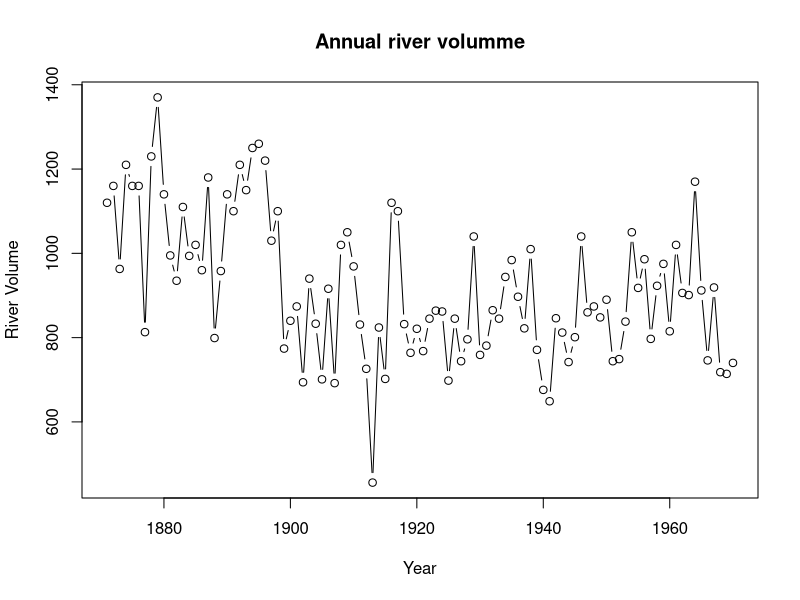
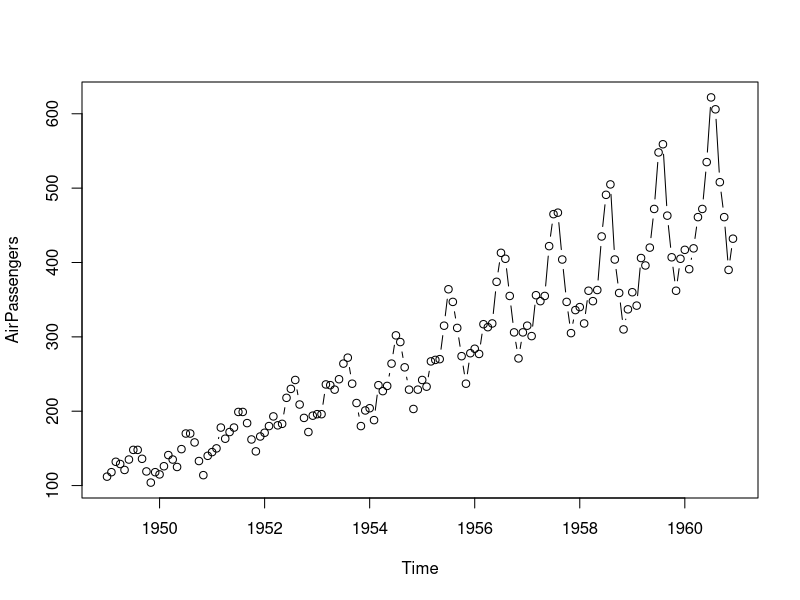

These charts were generated, in order, by the following R code: (Note: this script raises an error after producing the figures.)
################################################################################################################### 
#                                             Time Series Basics
###################################################################################################################

## using the Nile dataset
data(Nile)
print(Nile)
plot(Nile, xlab="Year", ylab="River Volume", main="Annual river volumme", type="b")   # can change "b" to "l"

start(Nile)  # start of measurements (time) > in this case year 1871 > can be observed with print(Nile)
end(Nile)    # last observation (time) > in this case year 1970  
frequency(Nile)  # how many observations oer unit time
deltat(Nile)     # observation time increment (fixed time interval between observations)
time(Nile)       # vector of tie indices
cycle(Nile)     # position of the cycle of each observation


## using the AirPassengers dataset
data(AirPassengers)
print(AirPassengers)
plot(AirPassengers, type="b")
start(AirPassengers)
end(AirPassengers)
frequency(AirPassengers)
deltat(AirPassengers)
time(AirPassengers)
cycle(AirPassengers)

#####################################################################################################################
#                                         Time Series Object
#####################################################################################################################

is.ts() # check if time series object

data=rnorm(50,1,2.5)
print(data)
plot(data, type="l")

time_series_quarterly=ts(data, start=2004, frequency=4)  # by specifying frequency > we put data in quarters
print(time_series_quarterly)
plot(time_series_quarterly)

time_series_monthly=ts(data, start=2004, frequency=12)  # by specifying frequency > we put data in months
print(time_series_monthly)
plot(time_series_monthly)
ts.plot(time_series_monthly)


####### European Stock Market
data(EuStockMarkets)
start(EuStockMarkets)
end(EuStockMarkets)
frequency(EuStockMarkets)

### see difference between plot and ts.plot

plot(EuStockMarkets)

ts.plot(EuStockMarkets, col=1:4, xlab="Year", ylab="Index Value",
        main="Major European Stocks from 1991-1998")

#### trend splotting

# use log transformation > linearize rapid growth trends
# use diff() > remove linear trends > changes in obserations
# use diff( ,lag=s) > remove seasonal differencing

dimnames(EuStockMarkets)
dax=EuStockMarkets[ ,1]  #> isolate just the dax time series
smi=EuStockMarkets[ ,2]
cac=EuStockMarkets[ ,3]
ftse=EuStockMarkets[ ,4]

ts.plot(dax)
plot(decompose(dax))

linear_dax=log(dax);ts.plot(linear_dax); length(linear_dax)
dz_dax=diff(dax); ts.plot(dz_dax); length(dz_dax)
dz_dax_s4=diff(dax,lag=4);ts.plot(dz_dax_s4); length(dz_dax_s4)  
dz_dax_s12=diff(dax,lag=12);ts.plot(dz_dax_s12); length(dz_dax_s12)
# we put 4 for quartely and 12 for monthly seasonal


##################### log returns #################################
dax_logReturns=diff(log(dax))
ts.plot(dax_logReturns)

##################### analysis plots ############################

stock=dax   # define our stock, we can change later

plot(decompose(stock))  # plot1

par(mfrow=c(2,2))
ts.plot(log(stock), main="log transform");ts.plot(diff(stock), main="difference");
ts.plot(diff(stock, lag=4), main="quaterly diff");ts.plot(diff(stock, lag=12), main="monhtly diff")

#################### asset pricing vs returns

### working with stock prices
ts.plot(cbind(dax,smi), col=c("red","blue"))     
plot(dax,smi, col=c("red","blue")) # see strong relationship in prices
### working with log returns
ts.plot(cbind(diff(log(dax)), diff(log(smi))), col=c("red","blue"))
plot(diff(log(dax)),diff(log(smi)), col=c("red","blue"))   # see strong relationship in log returns


### working with percent returns
eu_percent_returns=ts((EuStockMarkets[-1,]/EuStockMarkets[-1860,]-1)*100, 
                      start=c(1991,130),
                      frequency=260)

colMeans(eu_percent_returns)  # generate mean returns for each stock
apply(eu_percent_returns,2,var)
apply(eu_percent_returns,2,sd) # this is the risk


par(mfrow=c(2,2))  # plot histogram for each stock > percent returns
apply(eu_percent_returns, MARGIN=2, FUN=hist, main="Percent retruns")
# plot qqplot for each stock > percent returns
apply(eu_percent_returns, MARGIN=2, FUN=qqnorm, main="Percent retruns")
qqline(eu_percent_returns)


### plotting pairs of data
plot(EuStockMarkets)
pairs(EuStockMarkets)  # scatterplot matrix of prices

plot(diff(log(EuStockMarkets)))
pairs(diff(log(EuStockMarkets)))  # scatterplot matrix of returns


################## correlation and autocorrelation

#correlation and covariance are very impt for finance
mean(EuStockMarkets[1,]) # average price of DAX
mean(diff(log(EuStockMarkets[1,])))  # measures returns of DAX
sd(EuStockMarkets[1,])   #> measures risk of DAX
cor(EuStockMarkets)

# autocorrelation > study how each observation realted to recent past
#                 > more predictable
#  lag=1 cor=0.89  > if yesterday is high, today is likely to be high and viceversa
#  lag=2 cor=0.77  > if 2 days ago is high, today is also likely to be high

acf(dax, plot=FALSE)  # give the autocorrelation matrix across a series of days
acf(dax, plot=TRUE)

acf(dax, lag.max=10, plot=FALSE)  # define how many periods with lag.max


##########################################################################################
#                                   MODELS
##########################################################################################

##################### White Noise Model ############################################
     # stable stationary
     # over time > a fixed constant mean, constant variance, no correlation over time
     # no clear pattern
     # c(0,0,0)  > refers to white noise model

### simulation WN model
white_noise1=arima.sim(model=list(order=c(0,0,0)),n=100)
ts.plot(white_noise1)

white_noise2=arima.sim(model=list(order=c(0,0,0)),n=100, mean=120, sd=10)
ts.plot(white_noise2)

# > take note these are just simulations

### fit white noise model to our data (dax)

WNdax=arima(dax, order=c(0,0,0))
mean(dax)
var(dax)
WN_fitted=dax-residuals(WNdax)
ts.plot(dax)
points(WN_fitted, type="l", col="red", lty=2)

####################### Random Walk Model #######################################
        # unstable, non-stationary
        # over time > no specifice mean or variance, strong dependence over time,
        #            > its changes or increments are white noise (stable, stationary)
        # c(0,1,0)  > refers to randomw walk model

### simulation RW model
par(mfrow=c(2,2))
random_walk1=arima.sim(model=list(order=c(0,1,0)),n=100)
ts.plot(random_walk1)
random_walk1_diff=diff(random_walk1)
ts.plot(random_walk1_diff)
model_wn1=arima(random_walk1_diff, order=c(0,0,0)) # fit WN model to diff data
int_model_wn1=model_wn1$coef
ts.plot(random_walk1); abline(0, int_model_wn1)


random_walk2=arima.sim(model=list(order=c(0,1,0)),n=100, mean=1)
ts.plot(random_walk2)
random_walk2_diff=diff(random_walk2)
ts.plot(random_walk2_diff)
model_wn2=arima(random_walk2_diff, order=c(0,0,0))
int_model_wn2=model_wn2$coef
ts.plot(random_walk2); abline(0, int_model_wn2)

### fit random walk model to our data (dax)

RWdax=arima(dax, order=c(0,1,0))
mean(dax)
var(dax)
RW_fitted=dax-residuals(RWdax)
ts.plot(dax)
points(RW_fitted, type="l", col="red", lty=2)

######################## autoregressive model #######################################

# todays observation is regressed on yesterday's observation
# c(1,0,0)  > refers to AR model

### simulation AR model
x=arima.sim(model=list(ar=0.5), n=100)
y=arima.sim(model=list(ar=0.9), n=100)
z=arima.sim(model=list(ar=-0.75), n=100)

plot.ts(cbind(x,y,z))

acf(x)
acf(y)
acf(z)

a=arima.sim(model=list(ar=0.9), n=100)
b=arima.sim(model=list(ar=0.98), n=100)
c=arima.sim(model=list(order=c(0,0,0)),n=100)  # stimulate and plot WN model
d=arima.sim(model=list(order=c(0,1,0)),n=100)  # stimulate and plot RW model

plot.ts(cbind(a,b,c,d))

acf(a)
acf(b)
acf(c)
acf(d)

### fit AR model to our data (AirPassengers)
data(AirPassengers)  # doesn't work with dax
ARair=arima(AirPassengers, order=c(1,0,0))
AR_fitted=AirPassengers-residuals(ARair)
ts.plot(AirPassengers)
points(AR_fitted, type="l", col="red", lty=2)


### fit AR model to our data (Nile)
data(Nile)  
ARnile=arima(Nile, order=c(1,0,0))
AR_fitted=Nile-residuals(ARnile)
ts.plot(Nile)
points(AR_fitted, type="l", col="red", lty=2)

######### forecasting with AR model
ARnile=arima(Nile, order=c(1,0,0))
predict_AR=predict(ARnile)   # make first step forecast
predict_AR$pred[1]
predict(ARnile, n.ahead=10)   # predict 10 steps ahead


ARnile=arima(Nile, order=c(1,0,0))
# plot Nile with 95% prediction intervals
ts.plot(Nile, xlim=c(1871,1980)) #> leave some space for prediction
AR_forecast_pred=predict(ARnile, n.ahead=10)$pred
AR_forecast_se=predict(ARnile, n.ahead=10)$se
points(AR_forecast_pred, type="l", col="blue")
points(AR_forecast_pred - 2*AR_forecast_se, type="l", col="red", lty=2)
points(AR_forecast_pred + 2*AR_forecast_se, type="l", col="red", lty=2)


################### Simple Moving Average Model #####################

# todays observation is regressed on yesterday's noise
# c(0,0,1)  > refers to SMA model

### simulation SMA model
x=arima.sim(model=list(ma=0.5), n=100)
y=arima.sim(model=list(ma=0.9), n=100)
z=arima.sim(model=list(ma=-0.5), n=100)

plot.ts(cbind(x,y,z))

acf(x)
acf(y)
acf(z)

### fit SMA model to our data (Nile)
SMAnile=arima(Nile, order=c(0,0,1))
SMA_fitted=Nile-residuals(SMAnile)
ts.plot(Nile)
points(SMA_fitted, type="l", col="red", lty=2)


######### forecasting with SMA model
SMAnile=arima(Nile, order=c(0,0,1))
predict_SMA=predict(SMAnile)   # make first step forecast
predict_SMA$pred[1]
predict(SMAnile, n.ahead=10)   # predict 10 steps ahead


SMAnile=arima(Nile, order=c(0,0,1))
# plot Nile with 95% prediction intervals
ts.plot(Nile, xlim=c(1871,1980)) #> leave some space for prediction
SMA_forecast_pred=predict(SMAnile, n.ahead=10)$pred
SMA_forecast_se=predict(SMAnile, n.ahead=10)$se
points(SMA_forecast_pred, type="l", col="blue")
points(SMA_forecast_pred - 2*SMA_forecast_se, type="l", col="red", lty=2)
points(SMA_forecast_pred + 2*SMA_forecast_se, type="l", col="red", lty=2)

######################### comparing AR and SMA models ###########################

# AIC / BIC  > lower value indicates a better fitting model

cor(AR_fitted, SMA_fitted)

AIC(ARnile)
BIC(ARnile)

AIC(SMAnile)
BIC(SMAnile)


###################################################################################
#                                   SUMMARY
###################################################################################

data(EuStockMarkets)   # lets go back to euroStocksMarket dataset
eu=EuStockMarkets
dax=eu[ ,1]  #> isolate just the dax time series
smi=eu[ ,2]
cac=eu[ ,3]
ftse=eu[ ,4]

############################# basic plots
ts.plot(dax)
plot(decompose(dax))

par(mfrow=c(2,2))
linear_dax=log(dax);ts.plot(linear_dax); length(linear_dax)
dz_dax=diff(dax); ts.plot(dz_dax); length(dz_dax)
dz_dax_s4=diff(dax,lag=4);ts.plot(dz_dax_s4); length(dz_dax_s4)  
dz_dax_s12=diff(dax,lag=12);ts.plot(dz_dax_s12); length(dz_dax_s12)
# we put 4 for quartely and 12 for monthly seasonal

############################# returns & risk
ts.plot(diff(log(dax)))
### working with percent returns
eu_percent_returns=ts((eu[-1,]/eu[-1860,]-1)*100, 
                      start=c(1991,130),
                      frequency=260)

colMeans(eu_percent_returns)  # generate mean returns for each stock
apply(eu_percent_returns,2,var)
apply(eu_percent_returns,2,sd) # this is the risk

par(mfrow=c(2,2))  # plot histogram for each stock > percent returns
apply(eu_percent_returns, MARGIN=2, FUN=hist, main="Percent retruns")
# plot qqplot for each stock > percent returns
apply(eu_percent_returns, MARGIN=2, FUN=qqnorm, main="Percent retruns")
qqline(eu_percent_returns)

############################# plotting pairs of data
plot(eu)
pairs(eu)  # scatterplot matrix of prices

plot(diff(log(eu)))
pairs(diff(log(eu)))  # scatterplot matrix of returns

########################### autocorrelation
acf(dax, lag.max=10)

########################## model selection

### fit WN model to our data (dax)
WNdax=arima(dax, order=c(0,0,0))
WN_fitted=dax-residuals(WNdax)

RWdax=arima(dax, order=c(0,1,0))
RW_fitted=dax-residuals(RWdax)

ARdax=arima(dax, order=c(1,0,0))
AR_fitted=dax-residuals(ARdax)

SMAdax=arima(dax, order=c(0,0,1))
SMA_fitted=dax-residuals(SMAdax)

# plot each model with data
ts.plot(dax)
points(WN_fitted, type="l", col="red", lty=2)
points(RW_fitted, type="l", col="blue", lty=2)
points(AR_fitted, type="l", col="green", lty=2)
points(SMA_fitted, type="l", col="pink", lty=2)

AIC(WNdax);AIC(RWdax);AIC(ARdax);AIC(SMAdax)
BIC(WNdax);BIC(RWdax);BIC(ARdax);BIC(SMAdax)

#### > find the best model that fits and use that to predict >>



### fit WN model to our data (dax)
WNdax=arima(Nile, order=c(0,0,0))
WN_fitted=Nile-residuals(WNdax)

RWdax=arima(Nile, order=c(0,1,0))
RW_fitted=Nile-residuals(RWdax)

ARdax=arima(Nile, order=c(1,0,0))
AR_fitted=Nile-residuals(ARdax)

SMAdax=arima(Nile, order=c(0,0,1))
SMA_fitted=Nile-residuals(SMAdax)

# plot each model with data
ts.plot(Nile)
points(WN_fitted, type="l", col="red", lty=2)
points(RW_fitted, type="l", col="blue", lty=2)
points(AR_fitted, type="l", col="green", lty=2)
points(SMA_fitted, type="l", col="pink", lty=2)

AIC(WNdax);AIC(RWdax);AIC(ARdax);AIC(SMAdax)
BIC(WNdax);BIC(RWdax);BIC(ARdax);BIC(SMAdax)



